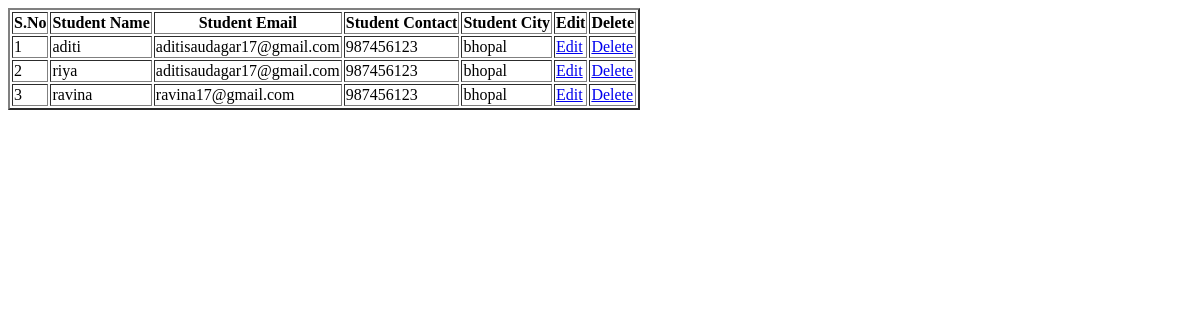
The app's page /, older data.
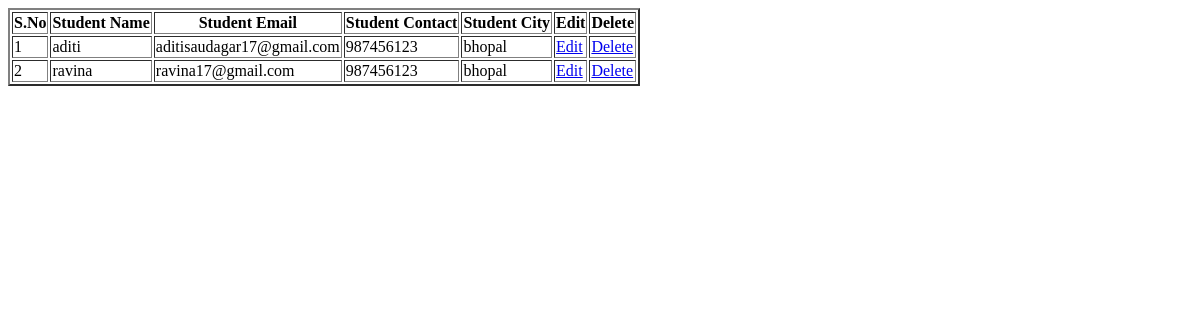
The same page, newer data.
### app/models.py (models this page shows)
class Student(models.Model):
    stu_name = models.CharField(max_length=50)
    stu_email = models.EmailField()
    stu_contact = models.IntegerField()
    stu_city = models.CharField(max_length=50)
    def __str__(self):
        return self.stu_name

### app/views.py (the view)
# urls.py: path('',views.home,name='home'),
def home(request):
    stu = Student.objects.all()
    print(stu)
    return render(request, 'home.html',{'data':stu.values(),'data2':"kuch nhi"})

### app/templates/home.html (shortened to what this page needs)
<table border='2'>
<tr>
<th>S.No</th>
<th>Student Name</th>
<th>Student Email</th>
<th>Student Contact</th>
<th>Student City</th>
<th>Edit</th>
<th>Delete</th>
</tr>
{% for i in data %}
<tr>
<td>{{forloop.counter}}</td>
<td>{{i.stu_name}}</td>
<td>{{i.stu_email}}</td>
<td>{{i.stu_contact}}</td>
<td>{{i.stu_city}}</td>
<td><a href="{% url 'edit' pk=i.id %}">Edit</a></td>
<td><a href="{% url 'delete' pk=i.id %}">Delete</a></td>
</tr>
{% endfor %}
</table>

Row changes from the older to the newer data that the page shows:
removed Student: stu_name "riya", stu_email "aditisaudagar17@gmail.com", stu_contact "987456123", stu_city "bhopal"
